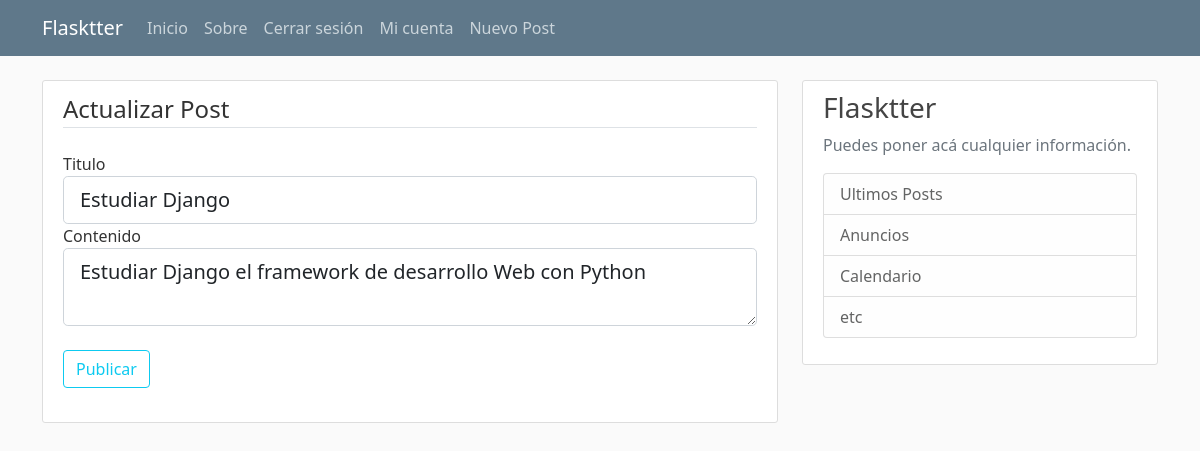
Screenshot of /post/9/update (signed in) with the database file from the repository.
### flaskblog/models.py (models this page shows, shortened)
class Post(db.Model):
    id= db.Column(db.Integer, primary_key=True)
    title= db.Column(db.String(100), nullable=False)
    date_posted= db.Column(db.DateTime, nullable=False, default=datetime.utcnow)
    content = db.Column(db.Text, nullable=False)
    '''se establece la relacion de el post con el usuario con su id'''
    user_id = db.Column(db.Integer, db.ForeignKey('user.id'), nullable=False)

### flaskblog/posts/routes.py (the view)
@posts.route('/post/<int:post_id>/update', methods=['GET', 'POST'])
@login_required
def update_post(post_id):
    post = Post.query.get_or_404(post_id)
    if post.author != current_user:
        abort(403)
    form = PostForm()
    if form.validate_on_submit():
        post.title = form.title.data
        post.content = form.content.data
        db.session.commit()
        flash('Post actualizado correctamente', 'success')
        return redirect(url_for('posts.post', post_id=post.id))
    elif request.method == 'GET':
        form.title.data = post.title
        form.content.data = post.content
    return render_template('create_post.html', title='Actualizar Post',
                            form=form, legend='Actualizar Post')

### flaskblog/posts/forms.py
class PostForm(FlaskForm):
    title = StringField('Titulo', validators=[DataRequired()])
    content = TextAreaField('Contenido', validators=[DataRequired()])
    submit = SubmitField('Publicar')

### flaskblog/models.py (called while the page is built)
@login_manager.user_loader # decorator para validar si el usuario está autenticado
def load_user(user_id):
    return User.query.get(int(user_id))

### flaskblog/templates/create_post.html (shortened to what this page needs)
{% extends 'base.html' %}
{% block content %}
<div class="content-section">
    <form method="POST" action="">
        <fieldset class="form-group">
            <legend class="border-bottom mb-4">{{ legend }}</legend>
            <div class="form-group">
                {{ form.title.label(class="form-control-label") }}
                {% if form.title.errors %}
                    {{ form.title(class="form-control form-control-lg is-invalid") }}
                    <div class="invalid-feedback">
                        {% for error in form.title.errors %}
                            <span>{{ error }}</span>
                        {% endfor %}
                    </div>
                {% else %}
                    {{ form.title(class="form-control form-control-lg") }}
                {% endif %}
            </div>
            <div class="form-group">
                {{ form.content.label(class="form-control-label") }}
                {% if form.content.errors %}
                    {{ form.content(class="form-control form-control-lg is-invalid") }}
                    <div class="invalid-feedback">
                        {% for error in form.content.errors %}
                            <span>{{ error }}</span>
                        {% endfor %}
                    </div>
                {% else %}
                    {{ form.content(class="form-control form-control-lg") }}
                {% endif %}
            </div>
        </fieldset>
        <div class="form-group my-4">
            {{ form.submit(class="btn btn-outline-info") }}
        </div>
    </form>
</div>
{% endblock %}

### flaskblog/static/main.css (style rules this page uses)
body { background: #fafafa; color: #333333; margin-top: 5rem; }
.content-section { background: #ffffff; padding: 10px 20px; border: 1px solid #dddddd; border-radius: 3px; margin-bottom: 20px; }

### rows the page displays
Post: title "Estudiar Django", content "Estudiar Django el framework de desarrollo Web con Python"

### other values shown
{{ legend }} "Actualizar Post"
